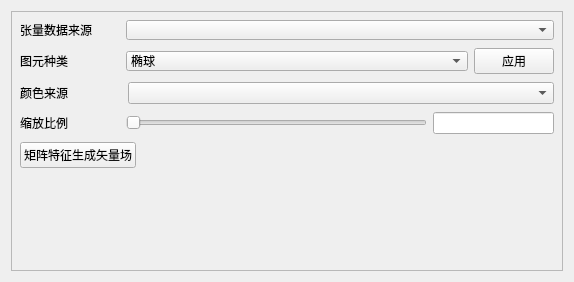
<?xml version="1.0" encoding="UTF-8"?>
<ui version="4.0">
 <class>TensorView</class>
 <widget class="QWidget" name="TensorView">
  <property name="geometry">
   <rect>
    <x>0</x>
    <y>0</y>
    <width>574</width>
    <height>282</height>
   </rect>
  </property>
  <property name="windowTitle">
   <string>Form</string>
  </property>
  <layout class="QGridLayout" name="gridLayout">
   <item row="0" column="0">
    <widget class="QScrollArea" name="scrollArea">
     <property name="sizePolicy">
      <sizepolicy hsizetype="Expanding" vsizetype="Expanding">
       <horstretch>0</horstretch>
       <verstretch>0</verstretch>
      </sizepolicy>
     </property>
     <property name="widgetResizable">
      <bool>true</bool>
     </property>
     <widget class="QWidget" name="scrollAreaWidgetContents_2">
      <property name="geometry">
       <rect>
        <x>0</x>
        <y>0</y>
        <width>554</width>
        <height>262</height>
       </rect>
      </property>
      <layout class="QVBoxLayout" name="verticalLayout" stretch="0,0,0,0,0,0">
       <property name="spacing">
        <number>8</number>
       </property>
       <property name="leftMargin">
        <number>8</number>
       </property>
       <property name="topMargin">
        <number>8</number>
       </property>
       <property name="rightMargin">
        <number>8</number>
       </property>
       <property name="bottomMargin">
        <number>8</number>
       </property>
       <item>
        <layout class="QHBoxLayout" name="horizontalLayout_5" stretch="1,3">
         <property name="spacing">
          <number>6</number>
         </property>
         <property name="rightMargin">
          <number>0</number>
         </property>
         <item>
          <widget class="QLabel" name="label_10">
           <property name="sizePolicy">
            <sizepolicy hsizetype="Preferred" vsizetype="Fixed">
             <horstretch>0</horstretch>
             <verstretch>0</verstretch>
            </sizepolicy>
           </property>
           <property name="maximumSize">
            <size>
             <width>100</width>
             <height>20</height>
            </size>
           </property>
           <property name="text">
            <string>张量数据来源</string>
           </property>
           <property name="alignment">
            <set>Qt::AlignLeading|Qt::AlignLeft|Qt::AlignVCenter</set>
           </property>
          </widget>
         </item>
         <item>
          <widget class="QComboBox" name="TensorInfoComboBox">
           <property name="sizePolicy">
            <sizepolicy hsizetype="Preferred" vsizetype="Fixed">
             <horstretch>0</horstretch>
             <verstretch>0</verstretch>
            </sizepolicy>
           </property>
           <property name="maximumSize">
            <size>
             <width>16777215</width>
             <height>20</height>
            </size>
           </property>
          </widget>
         </item>
        </layout>
       </item>
       <item>
        <layout class="QHBoxLayout" name="horizontalLayout_2" stretch="2,5,1">
         <property name="spacing">
          <number>6</number>
         </property>
         <property name="rightMargin">
          <number>0</number>
         </property>
         <item>
          <widget class="QLabel" name="label_2">
           <property name="sizePolicy">
            <sizepolicy hsizetype="Preferred" vsizetype="Fixed">
             <horstretch>0</horstretch>
             <verstretch>0</verstretch>
            </sizepolicy>
           </property>
           <property name="minimumSize">
            <size>
             <width>0</width>
             <height>0</height>
            </size>
           </property>
           <property name="maximumSize">
            <size>
             <width>100</width>
             <height>20</height>
            </size>
           </property>
           <property name="text">
            <string>图元种类  </string>
           </property>
           <property name="alignment">
            <set>Qt::AlignLeading|Qt::AlignLeft|Qt::AlignVCenter</set>
           </property>
          </widget>
         </item>
         <item>
          <widget class="QComboBox" name="GlyphTypeComboBox">
           <property name="maximumSize">
            <size>
             <width>16777215</width>
             <height>20</height>
            </size>
           </property>
           <item>
            <property name="text">
             <string>椭球</string>
            </property>
           </item>
          </widget>
         </item>
         <item>
          <widget class="QPushButton" name="btn_Apply">
           <property name="text">
            <string>应用</string>
           </property>
          </widget>
         </item>
        </layout>
       </item>
       <item>
        <layout class="QHBoxLayout" name="horizontalLayout_3" stretch="1,3">
         <item>
          <widget class="QLabel" name="label_ColorFrom">
           <property name="sizePolicy">
            <sizepolicy hsizetype="Preferred" vsizetype="Fixed">
             <horstretch>0</horstretch>
             <verstretch>0</verstretch>
            </sizepolicy>
           </property>
           <property name="maximumSize">
            <size>
             <width>100</width>
             <height>20</height>
            </size>
           </property>
           <property name="text">
            <string>颜色来源</string>
           </property>
          </widget>
         </item>
         <item>
          <widget class="QComboBox" name="ScalarInfoComboBox"/>
         </item>
        </layout>
       </item>
       <item>
        <layout class="QHBoxLayout" name="horizontalLayout" stretch="2,5,2">
         <property name="spacing">
          <number>6</number>
         </property>
         <property name="rightMargin">
          <number>0</number>
         </property>
         <item>
          <widget class="QLabel" name="label_ScaleData">
           <property name="sizePolicy">
            <sizepolicy hsizetype="Preferred" vsizetype="Fixed">
             <horstretch>0</horstretch>
             <verstretch>0</verstretch>
            </sizepolicy>
           </property>
           <property name="maximumSize">
            <size>
             <width>100</width>
             <height>20</height>
            </size>
           </property>
           <property name="text">
            <string>缩放比例</string>
           </property>
           <property name="alignment">
            <set>Qt::AlignLeading|Qt::AlignLeft|Qt::AlignVCenter</set>
           </property>
          </widget>
         </item>
         <item>
          <widget class="QSlider" name="horizontalSlider_ScaleSlider">
           <property name="sizePolicy">
            <sizepolicy hsizetype="Preferred" vsizetype="Fixed">
             <horstretch>0</horstretch>
             <verstretch>0</verstretch>
            </sizepolicy>
           </property>
           <property name="maximumSize">
            <size>
             <width>16777215</width>
             <height>20</height>
            </size>
           </property>
           <property name="orientation">
            <enum>Qt::Horizontal</enum>
           </property>
          </widget>
         </item>
         <item>
          <widget class="QLineEdit" name="lineEdit_TensorScale"/>
         </item>
        </layout>
       </item>
       <item>
        <layout class="QHBoxLayout" name="horizontalLayout_4">
         <property name="spacing">
          <number>6</number>
         </property>
         <item>
          <widget class="QPushButton" name="btn_GenerateVector">
           <property name="text">
            <string>矩阵特征生成矢量场</string>
           </property>
          </widget>
         </item>
         <item>
          <spacer name="horizontalSpacer">
           <property name="orientation">
            <enum>Qt::Horizontal</enum>
           </property>
           <property name="sizeHint" stdset="0">
            <size>
             <width>40</width>
             <height>20</height>
            </size>
           </property>
          </spacer>
         </item>
        </layout>
       </item>
       <item>
        <spacer name="verticalSpacer">
         <property name="orientation">
          <enum>Qt::Vertical</enum>
         </property>
         <property name="sizeHint" stdset="0">
          <size>
           <width>20</width>
           <height>40</height>
          </size>
         </property>
        </spacer>
       </item>
      </layout>
     </widget>
    </widget>
   </item>
  </layout>
 </widget>
 <resources>
  <include location="../iGameQtMainWindow.qrc"/>
 </resources>
 <connections/>
</ui>
